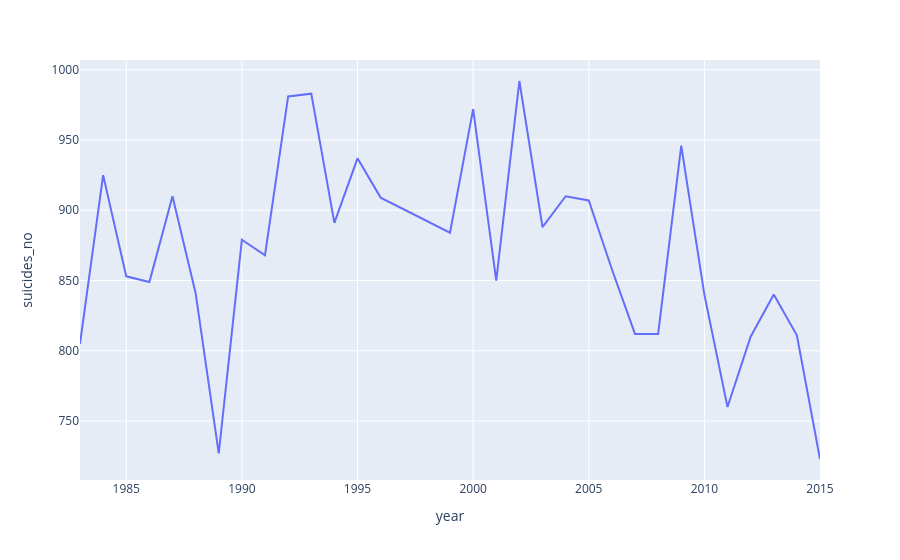

Here is the notebook cell this chart was saved with:
### Code cell
fig = px.line(df_f_poland_grouped, x="year", y="suicides_no")
fig.show()

### Figure 1 — Plotly figure (JSON) as saved in the notebook; plotly's stock layout.template omitted (floating-point values rounded to 4 significant figures)
{"data": [{"hovertemplate": "year=%{x}<br>suicides_no=%{y}<extra></extra>", "legendgroup": "", "line": {"color": "#636efa", "dash": "solid"}, "marker": {"symbol": "circle"}, "mode": "lines", "name": "", "orientation": "v", "showlegend": false, "type": "scatter", "x": [1983, 1984, 1985, 1986, 1987, 1988, 1989, 1990, 1991, 1992, 1993, 1994, 1995, 1996, 1999, 2000, 2001, 2002, 2003, 2004, 2005, 2006, 2007, 2008, 2009, 2010, 2011, 2012, 2013, 2014, 2015], "xaxis": "x", "y": [805, 925, 853, 849, 910, 841, 727, 879, 868, 981, 983, 891, 937, 909, 884, 972, 850, 992, 888, 910, 907, 858, 812, 812, 946, 840, 760, 810, 840, 811, 723], "yaxis": "y"}], "layout": {"legend": {"tracegroupgap": 0}, "margin": {"t": 60}, "xaxis": {"anchor": "y", "domain": [0, 1], "title": {"text": "year"}}, "yaxis": {"anchor": "x", "domain": [0, 1], "title": {"text": "suicides_no"}}}}
